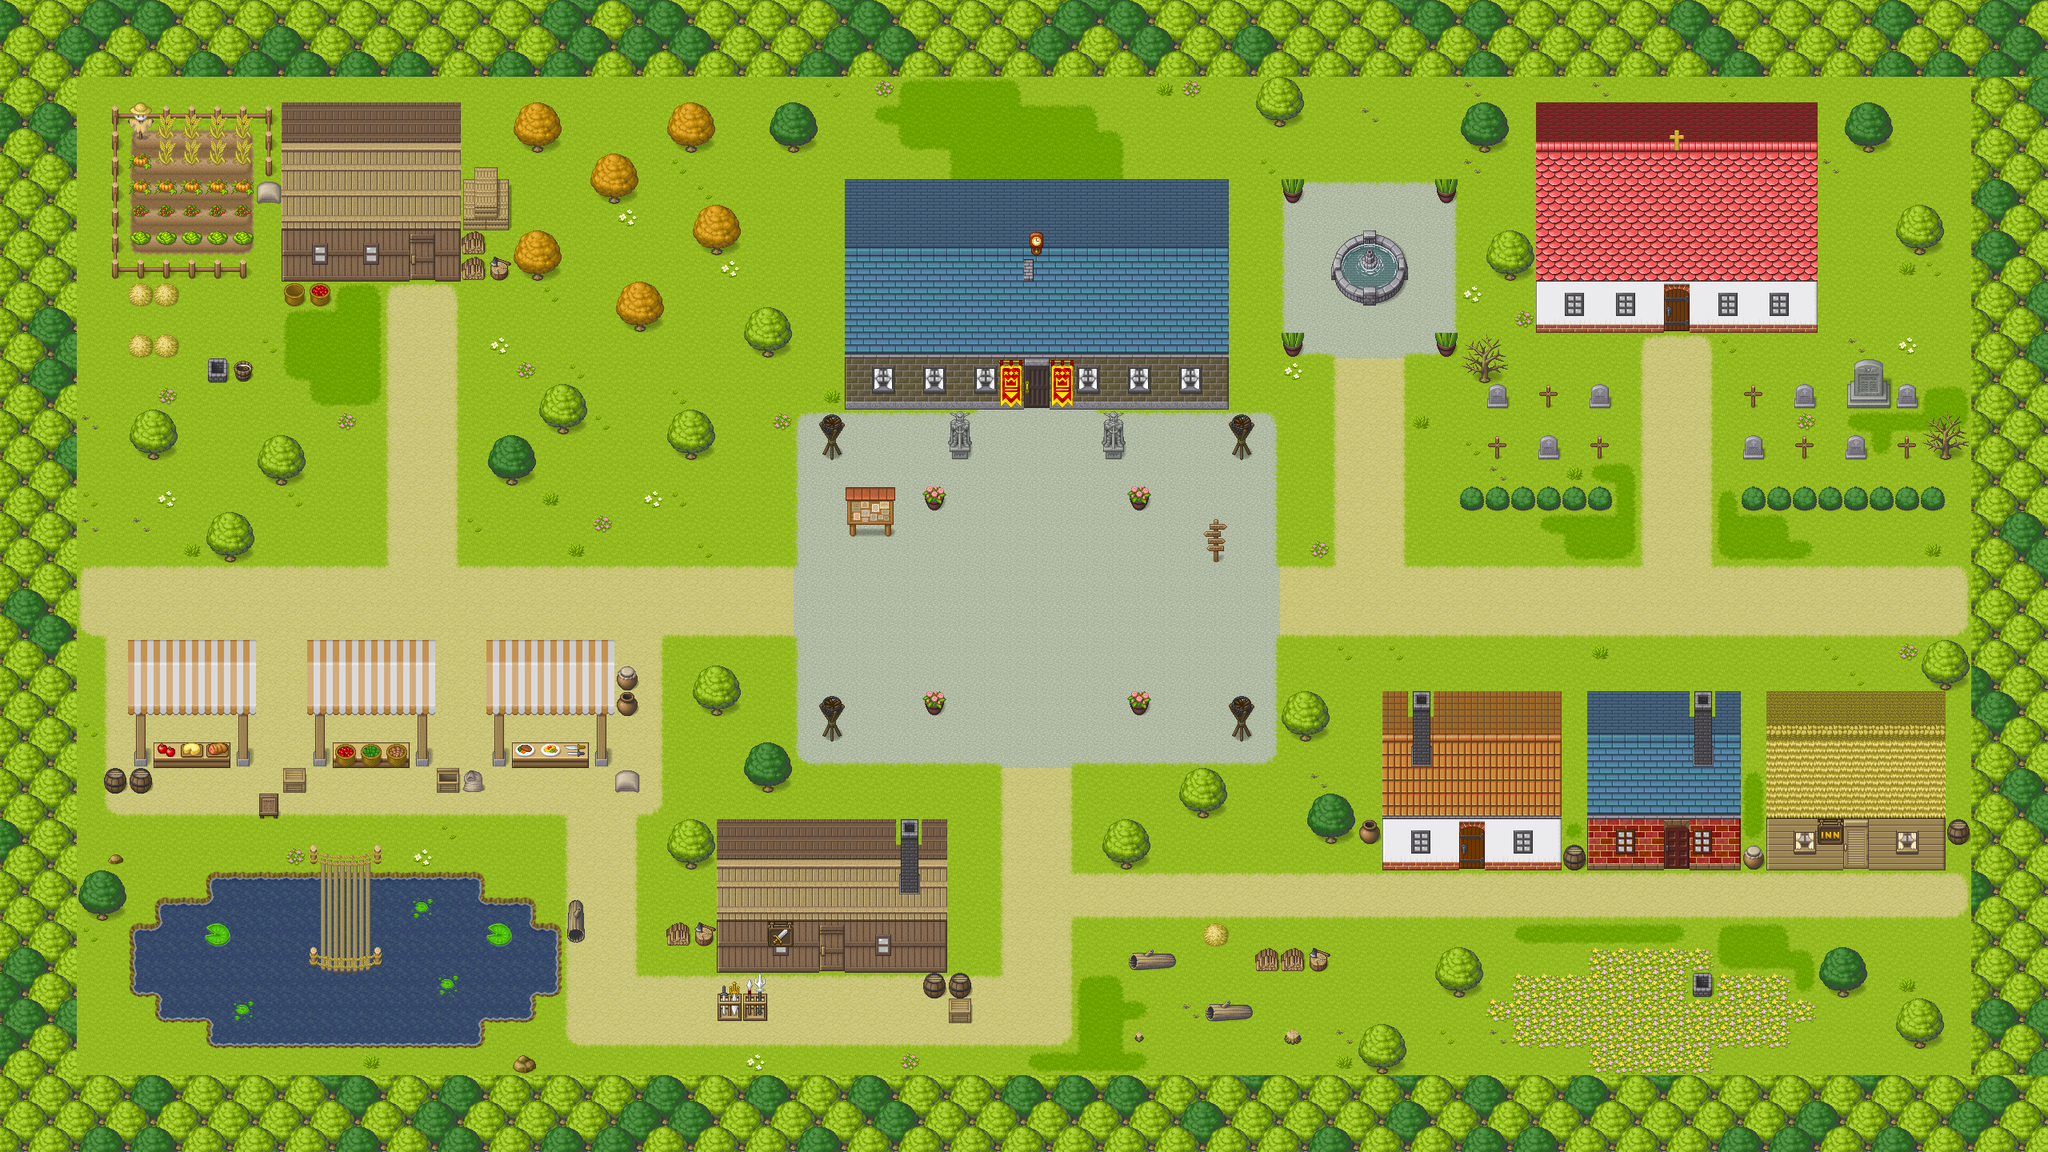

This game map was drawn from its Tiled (.tmx) file and the tilesets committed beside it. A one-line description and the trimmed map source follow:
An orthogonal 80x45 tile map with 32x32 px tiles, 8 tile layers (ground, terrain, grass_detail, water, ...), 4 tilesets and 156 objects (120x obstacle, 13x zone, 12x task, 10x spawn, emergency_button).

<map version="1.10" tiledversion="1.11.0" orientation="orthogonal" renderorder="right-down" width="80" height="45" tilewidth="32" tileheight="32" infinite="0" nextlayerid="13" nextobjectid="157">
 <properties>
  <property name="emergencyButtonX" type="int" value="1280" />
  <property name="emergencyButtonY" type="int" value="742" />
 </properties>
 <tileset firstgid="1" source="tilesets/base.tsx" />
 <tileset firstgid="1065" source="tilesets/paths.tsx" />
 <tileset firstgid="1593" source="tilesets/water.tsx" />
 <tileset firstgid="4665" source="tilesets/flowers.tsx" />
 <layer id="1" name="ground" width="80" height="45">
  <data>[3600 cells, 3600 non-empty, 1 distinct tile ids]</data>
 </layer>
 <layer id="2" name="terrain" width="80" height="45">
  <data>[3600 cells, 895 non-empty, 26 distinct tile ids]</data>
 </layer>
 <layer id="3" name="grass_detail" width="80" height="45">
  <data>[3600 cells, 236 non-empty, 50 distinct tile ids]</data>
 </layer>
 <layer id="4" name="water" width="80" height="45">
  <data>[3600 cells, 103 non-empty, 13 distinct tile ids]</data>
 </layer>
 <layer id="5" name="buildings" width="80" height="45">
  <data>[3600 cells, 501 non-empty, 96 distinct tile ids]</data>
 </layer>
 <layer id="6" name="details" width="80" height="45">
  <data>[3600 cells, 118 non-empty, 45 distinct tile ids]</data>
 </layer>
 <layer id="7" name="props" width="80" height="45">
  <data>[3600 cells, 892 non-empty, 59 distinct tile ids]</data>
 </layer>
 <layer id="8" name="above" width="80" height="45">
  <properties>
   <property name="depth" value="above-players" />
  </properties>
  <data>[3600 cells, 882 non-empty, 20 distinct tile ids]</data>
 </layer>
 <objectgroup id="9" name="collision" visible="0">
  <object id="1" type="obstacle" x="0" y="0" width="2560" height="96" />
  <object id="2" type="obstacle" x="0" y="96" width="96" height="1344" />
  <object id="3" type="obstacle" x="2464" y="96" width="96" height="1344" />
  <object id="4" type="obstacle" x="1568" y="128" width="64" height="32" />
  <object id="5" type="obstacle" x="128" y="160" width="448" height="96" />
  <object id="6" type="obstacle" x="640" y="160" width="64" height="32" />
  <object id="7" type="obstacle" x="832" y="160" width="64" height="32" />
  <object id="8" type="obstacle" x="960" y="160" width="64" height="32" />
  <object id="9" type="obstacle" x="1824" y="160" width="64" height="32" />
  <object id="10" type="obstacle" x="1920" y="160" width="352" height="256" />
  <object id="11" type="obstacle" x="2304" y="160" width="64" height="32" />
  <object id="12" type="obstacle" x="576" y="192" width="64" height="96" />
  <object id="13" type="obstacle" x="736" y="224" width="64" height="32" />
  <object id="14" type="obstacle" x="1600" y="224" width="32" height="32" />
  <object id="15" type="obstacle" x="1792" y="224" width="32" height="32" />
  <object id="16" type="obstacle" x="128" y="256" width="192" height="96" />
  <object id="17" type="obstacle" x="352" y="256" width="224" height="96" />
  <object id="18" type="obstacle" x="1056" y="256" width="480" height="256" />
  <object id="19" type="obstacle" x="576" y="288" width="32" height="64" />
  <object id="20" type="obstacle" x="864" y="288" width="64" height="32" />
  <object id="21" type="obstacle" x="1664" y="288" width="96" height="96" />
  <object id="22" type="obstacle" x="2368" y="288" width="64" height="32" />
  <object id="23" type="obstacle" x="608" y="320" width="96" height="32" />
  <object id="24" type="obstacle" x="1856" y="320" width="64" height="32" />
  <object id="25" type="obstacle" x="160" y="352" width="64" height="32" />
  <object id="26" type="obstacle" x="352" y="352" width="64" height="32" />
  <object id="27" type="obstacle" x="768" y="384" width="64" height="32" />
  <object id="28" type="obstacle" x="160" y="416" width="64" height="32" />
  <object id="29" type="obstacle" x="928" y="416" width="64" height="32" />
  <object id="30" type="obstacle" x="1600" y="416" width="32" height="32" />
  <object id="31" type="obstacle" x="1792" y="416" width="32" height="32" />
  <object id="32" type="obstacle" x="256" y="448" width="64" height="32" />
  <object id="33" type="obstacle" x="1824" y="448" width="64" height="32" />
  <object id="34" type="obstacle" x="2304" y="448" width="64" height="64" />
  <object id="35" type="obstacle" x="1856" y="480" width="32" height="32" />
  <object id="36" type="obstacle" x="1920" y="480" width="32" height="32" />
  <object id="37" type="obstacle" x="1984" y="480" width="32" height="32" />
  <object id="38" type="obstacle" x="2176" y="480" width="32" height="32" />
  <object id="39" type="obstacle" x="2240" y="480" width="32" height="32" />
  <object id="40" type="obstacle" x="2368" y="480" width="32" height="32" />
  <object id="41" type="obstacle" x="672" y="512" width="64" height="32" />
  <object id="42" type="obstacle" x="160" y="544" width="64" height="32" />
  <object id="43" type="obstacle" x="832" y="544" width="64" height="32" />
  <object id="44" type="obstacle" x="1024" y="544" width="32" height="32" />
  <object id="45" type="obstacle" x="1184" y="544" width="32" height="32" />
  <object id="46" type="obstacle" x="1376" y="544" width="32" height="32" />
  <object id="47" type="obstacle" x="1536" y="544" width="32" height="32" />
  <object id="48" type="obstacle" x="1856" y="544" width="32" height="32" />
  <object id="49" type="obstacle" x="1920" y="544" width="32" height="32" />
  <object id="50" type="obstacle" x="1984" y="544" width="32" height="32" />
  <object id="51" type="obstacle" x="2176" y="544" width="32" height="32" />
  <object id="52" type="obstacle" x="2240" y="544" width="32" height="32" />
  <object id="53" type="obstacle" x="2304" y="544" width="32" height="32" />
  <object id="54" type="obstacle" x="2368" y="544" width="96" height="32" />
  <object id="55" type="obstacle" x="320" y="576" width="64" height="32" />
  <object id="56" type="obstacle" x="608" y="576" width="64" height="32" />
  <object id="57" type="obstacle" x="1056" y="608" width="64" height="64" />
  <object id="58" type="obstacle" x="1152" y="608" width="32" height="32" />
  <object id="59" type="obstacle" x="1408" y="608" width="32" height="32" />
  <object id="60" type="obstacle" x="1824" y="608" width="192" height="32" />
  <object id="61" type="obstacle" x="2176" y="608" width="256" height="32" />
  <object id="62" type="obstacle" x="1504" y="640" width="32" height="64" />
  <object id="63" type="obstacle" x="256" y="672" width="64" height="32" />
  <object id="64" type="obstacle" x="768" y="832" width="32" height="64" />
  <object id="65" type="obstacle" x="2400" y="832" width="64" height="32" />
  <object id="66" type="obstacle" x="160" y="864" width="160" height="96" />
  <object id="67" type="obstacle" x="384" y="864" width="160" height="96" />
  <object id="68" type="obstacle" x="608" y="864" width="160" height="96" />
  <object id="69" type="obstacle" x="864" y="864" width="64" height="32" />
  <object id="70" type="obstacle" x="1152" y="864" width="32" height="32" />
  <object id="71" type="obstacle" x="1408" y="864" width="32" height="32" />
  <object id="72" type="obstacle" x="1024" y="896" width="32" height="32" />
  <object id="73" type="obstacle" x="1536" y="896" width="32" height="32" />
  <object id="74" type="obstacle" x="1600" y="896" width="64" height="32" />
  <object id="75" type="obstacle" x="1728" y="896" width="224" height="192" />
  <object id="76" type="obstacle" x="1984" y="896" width="192" height="192" />
  <object id="77" type="obstacle" x="2208" y="896" width="224" height="192" />
  </objectgroup>
 <objectgroup id="10" name="spawns">
  <!-- 36 objects omitted --></objectgroup>
 <objectgroup id="11" name="zones">
  <!-- 26 objects omitted --></objectgroup>
 <objectgroup id="12" name="points">
  <!-- 13 objects omitted --></objectgroup>
</map>
<!-- 79 of 156 objects omitted -->
